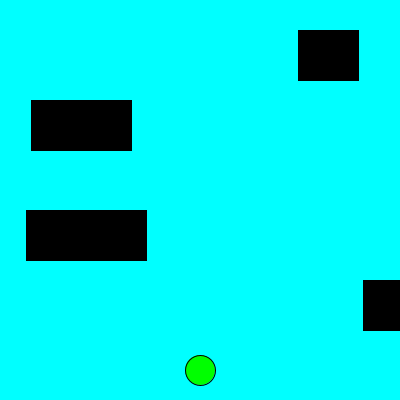
Frame 1 (no input)
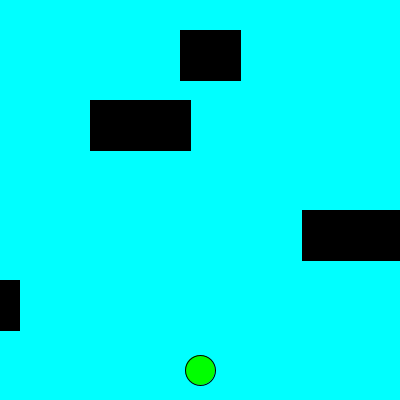
Frame 60 (the mouse pressed at the canvas centre just before this capture)
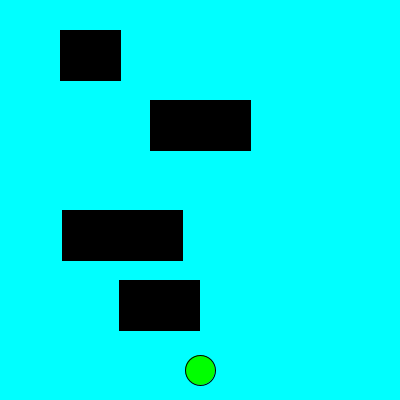
Frame 120 (the mouse held since frame 60 and released just before this capture)

The Processing sketch that drew these frames (run headless with seeded random() and noise(); from frame 60 on, the mouse is pressed at the canvas centre):

// Processing sketch: Frogger
// ── Frogger.pde
int frogX = 200;
int frogY = 370;
void setup(){
  size(400, 400);
}

void draw(){
  background(0, 255, 255);
  fill(0, 255, 0);
  ellipse(frogX, frogY, 30, 30);
  car1.moveRight();
  car1.display();
  if(car1.intersects(car1) == true){
    frogX = 200;
    frogY = 370;
  }
  car2.moveRight();
  car2.display();
  if(car2.intersects(car2) == true){
    frogX = 200;
    frogY = 370;
  }
  car3.moveLeft();
  car3.display();
  if(car3.intersects(car3) == true){
    frogX = 200;
    frogY = 370;
  }
  car4.moveLeft();
  car4.display();
  if(car4.intersects(car4) == true){
    frogX = 200;
    frogY = 370;
  }
}
Car car1 = new Car(360, 280, 80, 3);
Car car2 = new Car(30, 100, 100, 1);
Car car3 = new Car(300, 30, 60, 2);
Car car4 = new Car(30, 210, 120, 4); 
class Car {
  int carX, carY, carSize, carSpeed;
  Car (int carX, int carY, int carSize, int carSpeed){
    this.carX = carX;
    this.carY = carY;
    this.carSize = carSize;
    this.carSpeed = carSpeed;
  }
  boolean intersects(Car car) {
      if ((frogY > car.getY() && frogY < car.getY()+50) && (frogX > car.getX() && frogX < car.getX()+car.getSize()))
      {
             return true;
      }
      else 
      {
             return false;
      }
  }
  void display(){
    fill(0, 0, 0);
    rect(carX , carY, carSize, 50);
  }
  void moveLeft(){
    carX -= carSpeed;
    if(carX <= -120){
      carX = 390;
    }
  }
  void moveRight(){
    carX += carSpeed;
    if(carX >= 500){
      carX = -100;
    }
  }
  int getX(){
    return carX;
  }
  int getY(){
    return carY;
  }
  int getSize(){
    return carSize;
  }
}

void keyPressed(){
      if(key == CODED){
            if(keyCode == UP)
            {
                  //Frog Y position goes up
                  if(frogY >= 20){
                    frogY -=20;
                  }
                  
            }
            else if(keyCode == DOWN)
            {
                  //Frog Y position goes down 
                  if(frogY <= 380){
                  frogY +=20;
                  }
            }
            else if(keyCode == RIGHT)
            {
                  //Frog X position goes right
                  if(frogX <= 380){
                  frogX +=20;
                  }
            }
            else if(keyCode == LEFT)
            {
                  //Frog X position goes left
                  if(frogX >= 20){
                  frogX -=20;
                  }
            }
      }
}
